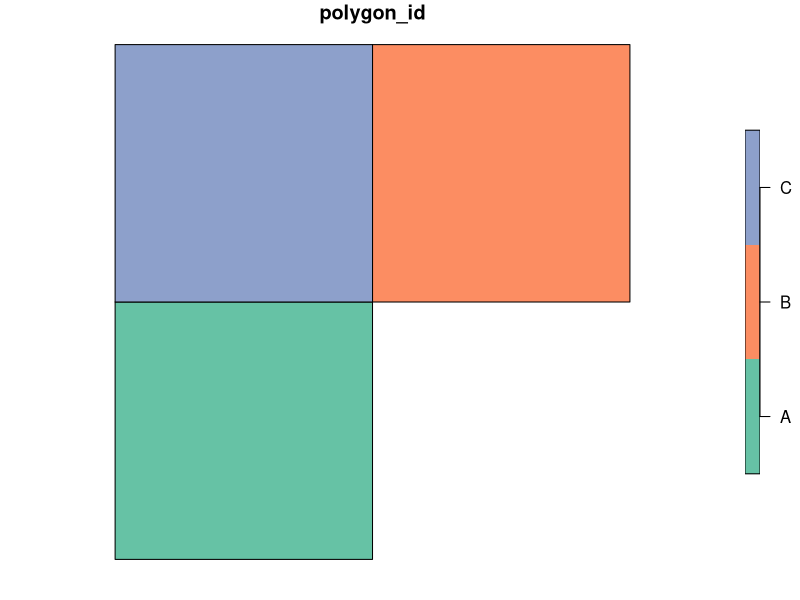
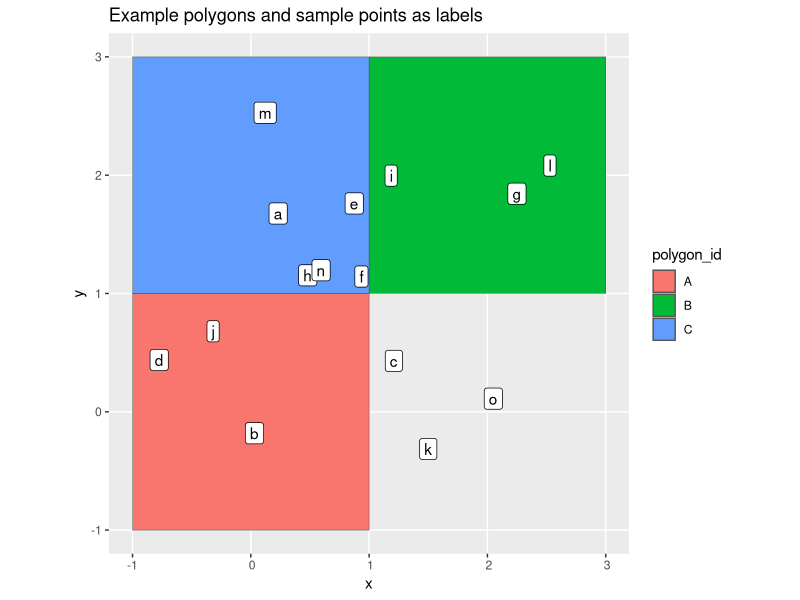
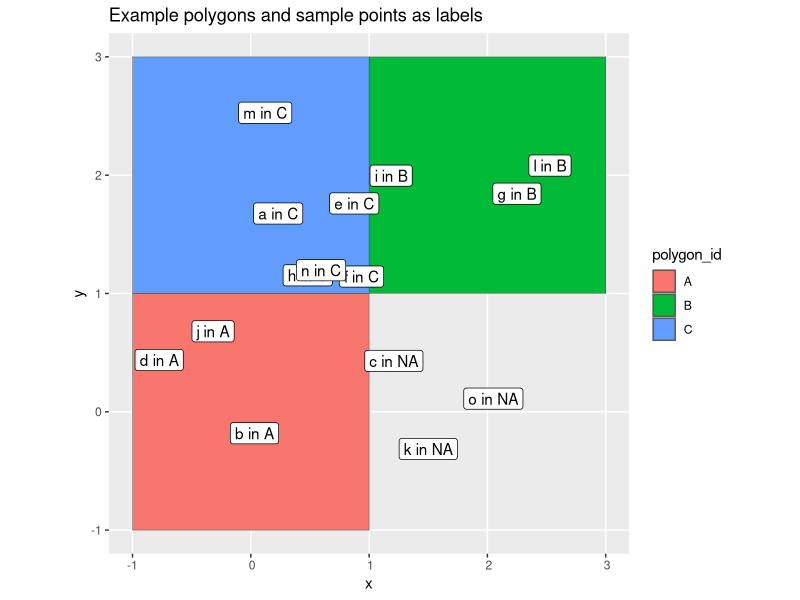

Source code (R) for these figures, in order:
## ---- chunk 1
# Load two necessary packages and deactivate stringsAsFactors
library(tidyverse)
library(sf)
options(stringsAsFactors = FALSE)
## ---- chunk 2
b0 <- st_polygon(list(rbind(c(-1,-1), c(1,-1), c(1,1), c(-1,1), c(-1,-1))))
b1 <- b0 + 2
b2 <- b0 + c(0, 2)
## ---- chunk 3
polygons_sf <- st_sf(polygon_id  = LETTERS[1:3],
                     geometry = st_sfc(b0, b1, b2))

plot(polygons_sf['polygon_id'])
## ---- chunk 4
set.seed(100)
points_col <- st_sample(st_as_sfc(st_bbox(polygons_sf)), 15)

points_sf <- st_sf(point_id = letters[1:15],
                geometry = points_col)

ggplot() +
  geom_sf(aes(fill = polygon_id), data = polygons_sf) +
  geom_sf_label(aes(label = point_id), data = points_sf) +
  labs(title = 'Example polygons and sample points as labels')
## ---- chunk 5
points_with_polygonID <- st_join(points_sf,
                                 polygons_sf) %>% 
  mutate(point_poly_id = paste(point_id, polygon_id, sep = ' in '))

ggplot() +
  geom_sf(aes(fill = polygon_id), data = polygons_sf) +
  geom_sf_label(aes(label = point_poly_id), data = points_with_polygonID) +
  labs(title = 'Example polygons and sample points as labels')
